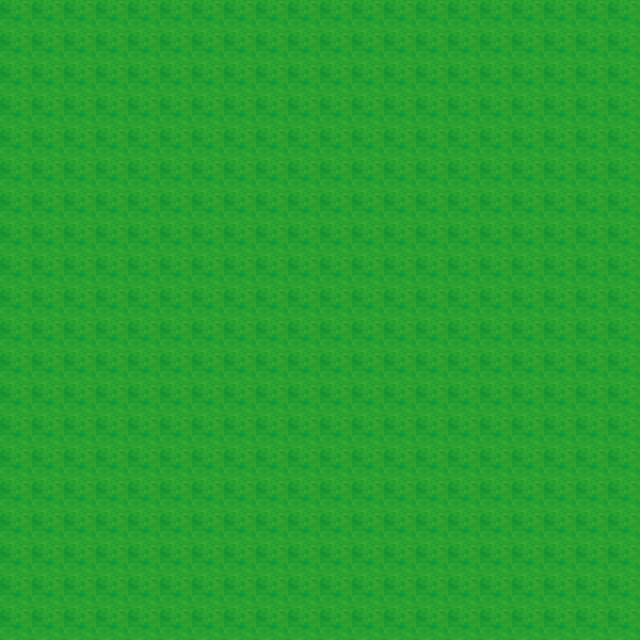

This is a level from a 2D game, rendered from its Tiled map with the project's own tilesets. A one-line summary and the map file follow, with tile-layer data summarised:
An orthogonal 20x20 tile map with 32x32 px tiles, 7 tile layers (Ground, Ground_Detail, Water, Cliffs, ...) and 7 objects (Water, Border_Top, Border_Bottom, Border_Right, PlayerStart, ...).

<map version="1.10" tiledversion="1.10.2" orientation="orthogonal" renderorder="right-down" width="20" height="20" tilewidth="32" tileheight="32" infinite="0" nextlayerid="11" nextobjectid="10">
 <tileset firstgid="1" name="placeholders" tilewidth="32" tileheight="32" tilecount="1" columns="1">
  <image source="placeholders.png" width="32" height="32" />
 </tileset>
 <layer id="1" name="Ground" width="20" height="20">
  <data>[400 cells, 400 non-empty, 1 distinct tile ids]</data>
 </layer>
 <layer id="2" name="Ground_Detail" width="20" height="20">
  <data>[400 cells, 0 non-empty, 0 distinct tile ids]</data>
 </layer>
 <layer id="3" name="Water" width="20" height="20">
  <data>[400 cells, 200 non-empty, 1 distinct tile ids]</data>
 </layer>
 <layer id="4" name="Cliffs" width="20" height="20">
  <data>[400 cells, 0 non-empty, 0 distinct tile ids]</data>
 </layer>
 <layer id="5" name="Rocks" width="20" height="20">
  <data>[400 cells, 0 non-empty, 0 distinct tile ids]</data>
 </layer>
 <layer id="6" name="Props_Low" width="20" height="20">
  <data>[400 cells, 0 non-empty, 0 distinct tile ids]</data>
 </layer>
 <layer id="7" name="Props_High" width="20" height="20">
  <data>[400 cells, 0 non-empty, 0 distinct tile ids]</data>
 </layer>
 <objectgroup id="8" name="Collisions">
  <object id="1" name="Water" x="0" y="0" width="320" height="640">
   <properties>
    <property name="CollisionType" value="WaterBlock" />
   </properties>
  </object>
  <object id="2" name="Border_Top" x="0" y="0" width="640" height="32">
   <properties>
    <property name="CollisionType" value="Solid" />
   </properties>
  </object>
  <object id="3" name="Border_Bottom" x="0" y="608" width="640" height="32">
   <properties>
    <property name="CollisionType" value="Solid" />
   </properties>
  </object>
  <object id="4" name="Border_Right" x="608" y="0" width="32" height="640">
   <properties>
    <property name="CollisionType" value="Solid" />
   </properties>
  </object>
 </objectgroup>
 <objectgroup id="9" name="Spawns">
  <object id="5" name="FromCity" type="PlayerStart" x="576" y="320" width="32" height="32">
   <properties>
    <property name="SpawnType" value="PlayerStart" />
    <property name="Id" type="int" value="1" />
   </properties>
  </object>
  <object id="6" name="Captain" type="NPC" x="352" y="320" width="32" height="32">
   <properties>
    <property name="SpawnType" value="NPC" />
    <property name="Id" type="int" value="2" />
    <property name="Faction" value="Neutral" />
    <property name="LevelRange" value="5" />
    <property name="RespawnSeconds" type="int" value="60" />
    <property name="Radius" type="int" value="0" />
   </properties>
  </object>
 </objectgroup>
 <objectgroup id="10" name="Triggers">
  <object id="7" name="To_City" x="608" y="288" width="32" height="96">
   <properties>
    <property name="TriggerType" value="MapTransition" />
    <property name="Id" type="int" value="1" />
    <property name="TargetMapId" type="int" value="1000" />
    <property name="TargetSpawnId" type="int" value="2" />
   </properties>
  </object>
 </objectgroup>
</map>